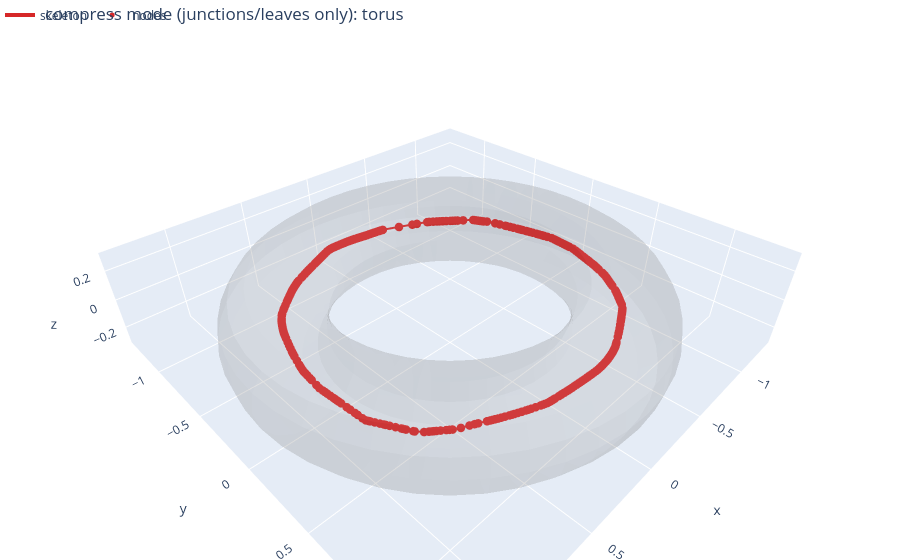

The cell this chart's notebook holds for it:
### Code cell
fig_compress = skel_compress.plot_3d(
    mesh,
    show_nodes=True,
    node_size=5,
    edge_color="#d62728",
    mesh_opacity=0.15,
    title=f"compress mode (junctions/leaves only): {mesh_name}",
    autoshow=False,
)
fig_compress

### Figure 1 — Plotly figure (JSON) as saved in the notebook; plotly's stock layout.template omitted (floating-point values rounded to 4 significant figures; data arrays with more than 128 entries replaced by an {"elided": "..."} marker saying what was removed)
{"data": [{"color": "#AAAAAA", "flatshading": true, "i": {"elided": "1536 int values"}, "j": {"elided": "1536 int values"}, "k": {"elided": "1536 int values"}, "lighting": {"ambient": 0.6, "diffuse": 0.7, "roughness": 0.9}, "name": "mesh", "opacity": 0.15, "showscale": false, "type": "mesh3d", "x": {"elided": "768 float values"}, "y": {"elided": "768 float values"}, "z": {"elided": "768 float values"}}, {"line": {"color": "#d62728", "width": 4}, "mode": "lines", "name": "skeleton", "type": "scatter3d", "x": {"elided": "1026 float values"}, "y": {"elided": "1026 float values"}, "z": {"elided": "1026 float values"}}, {"marker": {"color": "#d62728", "size": 5}, "mode": "markers", "name": "nodes", "type": "scatter3d", "x": {"elided": "342 float values"}, "y": {"elided": "342 float values"}, "z": {"elided": "342 float values"}}], "layout": {"legend": {"orientation": "h", "y": 1.02, "yanchor": "bottom"}, "margin": {"b": 0, "l": 0, "r": 0, "t": 40}, "scene": {"aspectmode": "data", "xaxis": {"visible": true}, "yaxis": {"visible": true}, "zaxis": {"visible": true}}, "title": {"text": "compress mode (junctions/leaves only): torus"}}}
